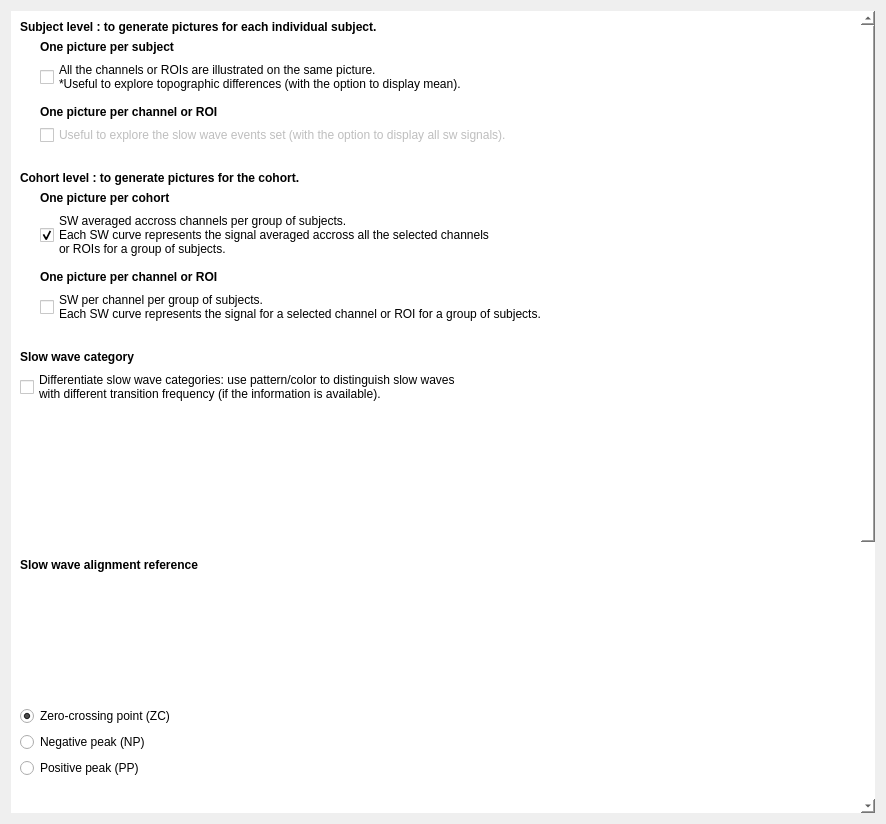
<?xml version="1.0" encoding="UTF-8"?>
<ui version="4.0">
 <class>OutputFiles</class>
 <widget class="QWidget" name="OutputFiles">
  <property name="geometry">
   <rect>
    <x>0</x>
    <y>0</y>
    <width>886</width>
    <height>824</height>
   </rect>
  </property>
  <property name="windowTitle">
   <string/>
  </property>
  <property name="styleSheet">
   <string notr="true">font: 12pt &quot;Roboto&quot;;</string>
  </property>
  <layout class="QVBoxLayout" name="verticalLayout_5">
   <item>
    <widget class="QScrollArea" name="scrollArea">
     <property name="sizePolicy">
      <sizepolicy hsizetype="Expanding" vsizetype="Expanding">
       <horstretch>0</horstretch>
       <verstretch>0</verstretch>
      </sizepolicy>
     </property>
     <property name="minimumSize">
      <size>
       <width>0</width>
       <height>0</height>
      </size>
     </property>
     <property name="maximumSize">
      <size>
       <width>16777215</width>
       <height>16777215</height>
      </size>
     </property>
     <property name="styleSheet">
      <string notr="true">background-color: rgb(255, 255, 255);</string>
     </property>
     <property name="frameShape">
      <enum>QFrame::Shape::NoFrame</enum>
     </property>
     <property name="frameShadow">
      <enum>QFrame::Shadow::Plain</enum>
     </property>
     <property name="lineWidth">
      <number>0</number>
     </property>
     <property name="verticalScrollBarPolicy">
      <enum>Qt::ScrollBarPolicy::ScrollBarAlwaysOn</enum>
     </property>
     <property name="horizontalScrollBarPolicy">
      <enum>Qt::ScrollBarPolicy::ScrollBarAlwaysOff</enum>
     </property>
     <property name="widgetResizable">
      <bool>true</bool>
     </property>
     <property name="alignment">
      <set>Qt::AlignmentFlag::AlignLeading|Qt::AlignmentFlag::AlignLeft|Qt::AlignmentFlag::AlignTop</set>
     </property>
     <widget class="QWidget" name="scrollAreaWidgetContents">
      <property name="geometry">
       <rect>
        <x>0</x>
        <y>0</y>
        <width>862</width>
        <height>1200</height>
       </rect>
      </property>
      <property name="sizePolicy">
       <sizepolicy hsizetype="Preferred" vsizetype="Maximum">
        <horstretch>0</horstretch>
        <verstretch>1</verstretch>
       </sizepolicy>
      </property>
      <property name="minimumSize">
       <size>
        <width>862</width>
        <height>1200</height>
       </size>
      </property>
      <property name="maximumSize">
       <size>
        <width>900</width>
        <height>1200</height>
       </size>
      </property>
      <property name="layoutDirection">
       <enum>Qt::LayoutDirection::LeftToRight</enum>
      </property>
      <layout class="QVBoxLayout" name="verticalLayout_8">
       <item>
        <layout class="QVBoxLayout" name="verticalLayout_10">
         <item>
          <widget class="QLabel" name="label_3">
           <property name="text">
            <string>&lt;html&gt;&lt;head/&gt;&lt;body&gt;&lt;p&gt;&lt;span style=&quot; font-weight:600;&quot;&gt;Subject level : to generate pictures for each individual subject.&lt;/span&gt;&lt;/p&gt;&lt;/body&gt;&lt;/html&gt;</string>
           </property>
          </widget>
         </item>
         <item>
          <layout class="QHBoxLayout" name="horizontalLayout">
           <item>
            <spacer name="horizontalSpacer_2">
             <property name="orientation">
              <enum>Qt::Orientation::Horizontal</enum>
             </property>
             <property name="sizeType">
              <enum>QSizePolicy::Policy::Fixed</enum>
             </property>
             <property name="sizeHint" stdset="0">
              <size>
               <width>20</width>
               <height>20</height>
              </size>
             </property>
            </spacer>
           </item>
           <item>
            <layout class="QVBoxLayout" name="verticalLayout">
             <item>
              <widget class="QLabel" name="label_9">
               <property name="text">
                <string>&lt;html&gt;&lt;head/&gt;&lt;body&gt;&lt;p&gt;&lt;span style=&quot; font-weight:600;&quot;&gt;One picture per subject&lt;/span&gt;&lt;/p&gt;&lt;/body&gt;&lt;/html&gt;</string>
               </property>
              </widget>
             </item>
             <item>
              <widget class="QCheckBox" name="checkBox_subject_avg">
               <property name="toolTip">
                <string>Check the display option 'MEAN' in order to check this option.</string>
               </property>
               <property name="text">
                <string>All the channels or ROIs are illustrated on the same picture.
*Useful to explore topographic differences (with the option to display mean).</string>
               </property>
              </widget>
             </item>
             <item>
              <spacer name="verticalSpacer_6">
               <property name="orientation">
                <enum>Qt::Orientation::Vertical</enum>
               </property>
               <property name="sizeType">
                <enum>QSizePolicy::Policy::Fixed</enum>
               </property>
               <property name="sizeHint" stdset="0">
                <size>
                 <width>20</width>
                 <height>5</height>
                </size>
               </property>
              </spacer>
             </item>
             <item>
              <widget class="QLabel" name="label_10">
               <property name="text">
                <string>&lt;html&gt;&lt;head/&gt;&lt;body&gt;&lt;p&gt;&lt;span style=&quot; font-weight:600;&quot;&gt;One picture per channel or ROI&lt;/span&gt;&lt;/p&gt;&lt;/body&gt;&lt;/html&gt;</string>
               </property>
              </widget>
             </item>
             <item>
              <widget class="QCheckBox" name="checkBox_subject_sel">
               <property name="enabled">
                <bool>false</bool>
               </property>
               <property name="toolTip">
                <string>Check the display option 'Display all the SW' in order to check this option.</string>
               </property>
               <property name="text">
                <string>Useful to explore the slow wave events set (with the option to display all sw signals).</string>
               </property>
              </widget>
             </item>
            </layout>
           </item>
          </layout>
         </item>
        </layout>
       </item>
       <item>
        <spacer name="verticalSpacer_3">
         <property name="orientation">
          <enum>Qt::Orientation::Vertical</enum>
         </property>
         <property name="sizeType">
          <enum>QSizePolicy::Policy::Fixed</enum>
         </property>
         <property name="sizeHint" stdset="0">
          <size>
           <width>20</width>
           <height>20</height>
          </size>
         </property>
        </spacer>
       </item>
       <item>
        <layout class="QVBoxLayout" name="verticalLayout_11">
         <property name="sizeConstraint">
          <enum>QLayout::SizeConstraint::SetNoConstraint</enum>
         </property>
         <item>
          <widget class="QLabel" name="label_2">
           <property name="text">
            <string>&lt;html&gt;&lt;head/&gt;&lt;body&gt;&lt;p&gt;&lt;span style=&quot; font-weight:600;&quot;&gt;Cohort level : to generate pictures for the cohort.&lt;/span&gt;&lt;/p&gt;&lt;/body&gt;&lt;/html&gt;</string>
           </property>
          </widget>
         </item>
         <item>
          <layout class="QHBoxLayout" name="horizontalLayout_2">
           <item>
            <spacer name="horizontalSpacer">
             <property name="orientation">
              <enum>Qt::Orientation::Horizontal</enum>
             </property>
             <property name="sizeType">
              <enum>QSizePolicy::Policy::Fixed</enum>
             </property>
             <property name="sizeHint" stdset="0">
              <size>
               <width>20</width>
               <height>20</height>
              </size>
             </property>
            </spacer>
           </item>
           <item>
            <layout class="QVBoxLayout" name="verticalLayout_2">
             <item>
              <widget class="QLabel" name="label_11">
               <property name="text">
                <string>&lt;html&gt;&lt;head/&gt;&lt;body&gt;&lt;p&gt;&lt;span style=&quot; font-weight:600;&quot;&gt;One picture per cohort&lt;/span&gt;&lt;/p&gt;&lt;/body&gt;&lt;/html&gt;</string>
               </property>
              </widget>
             </item>
             <item>
              <widget class="QCheckBox" name="checkBox_cohort_avg">
               <property name="text">
                <string>SW averaged accross channels per group of subjects.
Each SW curve represents the signal averaged accross all the selected channels
or ROIs for a group of subjects.</string>
               </property>
               <property name="checked">
                <bool>true</bool>
               </property>
              </widget>
             </item>
             <item>
              <spacer name="verticalSpacer_7">
               <property name="orientation">
                <enum>Qt::Orientation::Vertical</enum>
               </property>
               <property name="sizeType">
                <enum>QSizePolicy::Policy::Fixed</enum>
               </property>
               <property name="sizeHint" stdset="0">
                <size>
                 <width>20</width>
                 <height>5</height>
                </size>
               </property>
              </spacer>
             </item>
             <item>
              <widget class="QLabel" name="label_12">
               <property name="text">
                <string>&lt;html&gt;&lt;head/&gt;&lt;body&gt;&lt;p&gt;&lt;span style=&quot; font-weight:600;&quot;&gt;One picture per channel or ROI&lt;/span&gt;&lt;/p&gt;&lt;/body&gt;&lt;/html&gt;</string>
               </property>
              </widget>
             </item>
             <item>
              <widget class="QCheckBox" name="checkBox_cohort_sel">
               <property name="text">
                <string>SW per channel per group of subjects.
Each SW curve represents the signal for a selected channel or ROI for a group of subjects.</string>
               </property>
              </widget>
             </item>
            </layout>
           </item>
          </layout>
         </item>
        </layout>
       </item>
       <item>
        <spacer name="verticalSpacer_4">
         <property name="orientation">
          <enum>Qt::Orientation::Vertical</enum>
         </property>
         <property name="sizeType">
          <enum>QSizePolicy::Policy::Fixed</enum>
         </property>
         <property name="sizeHint" stdset="0">
          <size>
           <width>20</width>
           <height>20</height>
          </size>
         </property>
        </spacer>
       </item>
       <item>
        <layout class="QVBoxLayout" name="verticalLayout_7">
         <item>
          <widget class="QLabel" name="label_8">
           <property name="text">
            <string>&lt;html&gt;&lt;head/&gt;&lt;body&gt;&lt;p&gt;&lt;span style=&quot; font-weight:600;&quot;&gt;Slow wave category&lt;/span&gt;&lt;/p&gt;&lt;/body&gt;&lt;/html&gt;</string>
           </property>
          </widget>
         </item>
         <item>
          <widget class="QCheckBox" name="checkBox_category">
           <property name="text">
            <string>Differentiate slow wave categories: use pattern/color to distinguish slow waves
with different transition frequency (if the information is available).</string>
           </property>
          </widget>
         </item>
        </layout>
       </item>
       <item>
        <spacer name="verticalSpacer_8">
         <property name="orientation">
          <enum>Qt::Orientation::Vertical</enum>
         </property>
         <property name="sizeType">
          <enum>QSizePolicy::Policy::Fixed</enum>
         </property>
         <property name="sizeHint" stdset="0">
          <size>
           <width>20</width>
           <height>20</height>
          </size>
         </property>
        </spacer>
       </item>
       <item>
        <layout class="QHBoxLayout" name="horizontalLayout_6">
         <item>
          <layout class="QVBoxLayout" name="verticalLayout_6">
           <item>
            <widget class="QLabel" name="label_6">
             <property name="text">
              <string>&lt;html&gt;&lt;head/&gt;&lt;body&gt;&lt;p&gt;&lt;span style=&quot; font-weight:600;&quot;&gt;Slow wave alignment reference&lt;/span&gt;&lt;/p&gt;&lt;/body&gt;&lt;/html&gt;</string>
             </property>
            </widget>
           </item>
           <item>
            <layout class="QVBoxLayout" name="verticalLayout_4">
             <property name="sizeConstraint">
              <enum>QLayout::SizeConstraint::SetMinimumSize</enum>
             </property>
             <item>
              <widget class="QRadioButton" name="radioButton_zc">
               <property name="text">
                <string>Zero-crossing point (ZC)</string>
               </property>
               <property name="checked">
                <bool>true</bool>
               </property>
               <attribute name="buttonGroup">
                <string notr="true">buttonGroup_align</string>
               </attribute>
              </widget>
             </item>
             <item>
              <widget class="QRadioButton" name="radioButton_np">
               <property name="text">
                <string>Negative peak (NP)</string>
               </property>
               <attribute name="buttonGroup">
                <string notr="true">buttonGroup_align</string>
               </attribute>
              </widget>
             </item>
             <item>
              <widget class="QRadioButton" name="radioButton_pp">
               <property name="text">
                <string>Positive peak (PP)</string>
               </property>
               <attribute name="buttonGroup">
                <string notr="true">buttonGroup_align</string>
               </attribute>
              </widget>
             </item>
             <item>
              <spacer name="verticalSpacer">
               <property name="orientation">
                <enum>Qt::Orientation::Vertical</enum>
               </property>
               <property name="sizeType">
                <enum>QSizePolicy::Policy::Fixed</enum>
               </property>
               <property name="sizeHint" stdset="0">
                <size>
                 <width>20</width>
                 <height>150</height>
                </size>
               </property>
              </spacer>
             </item>
            </layout>
           </item>
          </layout>
         </item>
         <item>
          <layout class="QHBoxLayout" name="horizontalLayout_4">
           <item>
            <spacer name="horizontalSpacer_5">
             <property name="orientation">
              <enum>Qt::Orientation::Horizontal</enum>
             </property>
             <property name="sizeType">
              <enum>QSizePolicy::Policy::Fixed</enum>
             </property>
             <property name="sizeHint" stdset="0">
              <size>
               <width>130</width>
               <height>20</height>
              </size>
             </property>
            </spacer>
           </item>
           <item>
            <widget class="QLabel" name="label_7">
             <property name="sizePolicy">
              <sizepolicy hsizetype="Expanding" vsizetype="Expanding">
               <horstretch>0</horstretch>
               <verstretch>0</verstretch>
              </sizepolicy>
             </property>
             <property name="minimumSize">
              <size>
               <width>0</width>
               <height>250</height>
              </size>
             </property>
             <property name="contextMenuPolicy">
              <enum>Qt::ContextMenuPolicy::NoContextMenu</enum>
             </property>
             <property name="layoutDirection">
              <enum>Qt::LayoutDirection::LeftToRight</enum>
             </property>
             <property name="autoFillBackground">
              <bool>false</bool>
             </property>
             <property name="lineWidth">
              <number>0</number>
             </property>
             <property name="text">
              <string/>
             </property>
             <property name="pixmap">
              <pixmap resource="sw_signal_curve.qrc">:/sw_signal_curve/SW_signal_curve.png</pixmap>
             </property>
             <property name="scaledContents">
              <bool>false</bool>
             </property>
             <property name="alignment">
              <set>Qt::AlignmentFlag::AlignCenter</set>
             </property>
             <property name="wordWrap">
              <bool>false</bool>
             </property>
             <property name="margin">
              <number>0</number>
             </property>
             <property name="indent">
              <number>0</number>
             </property>
            </widget>
           </item>
           <item>
            <spacer name="horizontalSpacer_4">
             <property name="orientation">
              <enum>Qt::Orientation::Horizontal</enum>
             </property>
             <property name="sizeType">
              <enum>QSizePolicy::Policy::Expanding</enum>
             </property>
             <property name="sizeHint" stdset="0">
              <size>
               <width>40</width>
               <height>20</height>
              </size>
             </property>
            </spacer>
           </item>
          </layout>
         </item>
        </layout>
       </item>
       <item>
        <spacer name="verticalSpacer_9">
         <property name="orientation">
          <enum>Qt::Orientation::Vertical</enum>
         </property>
         <property name="sizeType">
          <enum>QSizePolicy::Policy::Fixed</enum>
         </property>
         <property name="sizeHint" stdset="0">
          <size>
           <width>20</width>
           <height>20</height>
          </size>
         </property>
        </spacer>
       </item>
       <item>
        <layout class="QVBoxLayout" name="verticalLayout_3">
         <item>
          <widget class="QLabel" name="label">
           <property name="text">
            <string>&lt;html&gt;&lt;head/&gt;&lt;body&gt;&lt;p&gt;&lt;span style=&quot; font-weight:600;&quot;&gt;Display Options&lt;/span&gt;&lt;/p&gt;&lt;/body&gt;&lt;/html&gt;</string>
           </property>
          </widget>
         </item>
         <item>
          <widget class="QRadioButton" name="radioButton_all">
           <property name="text">
            <string>Display all the SW signal curves on the picture.</string>
           </property>
           <attribute name="buttonGroup">
            <string notr="true">buttonGroup_mean</string>
           </attribute>
          </widget>
         </item>
         <item>
          <widget class="QRadioButton" name="radioButton_mean">
           <property name="text">
            <string>MEAN : Display only the mean SW curve</string>
           </property>
           <attribute name="buttonGroup">
            <string notr="true">buttonGroup_mean</string>
           </attribute>
          </widget>
         </item>
         <item>
          <widget class="QRadioButton" name="radioButton_meanstd">
           <property name="sizePolicy">
            <sizepolicy hsizetype="Minimum" vsizetype="Fixed">
             <horstretch>0</horstretch>
             <verstretch>0</verstretch>
            </sizepolicy>
           </property>
           <property name="minimumSize">
            <size>
             <width>0</width>
             <height>0</height>
            </size>
           </property>
           <property name="text">
            <string>MEAN + STD : Display the mean SW curve in bold line
and the SW curve standard deviation in gray shaded area.</string>
           </property>
           <property name="checked">
            <bool>true</bool>
           </property>
           <attribute name="buttonGroup">
            <string notr="true">buttonGroup_mean</string>
           </attribute>
          </widget>
         </item>
         <item>
          <widget class="QCheckBox" name="checkBox_inverse">
           <property name="text">
            <string>Inverse the SW signal curves to display negative up.</string>
           </property>
          </widget>
         </item>
         <item>
          <layout class="QHBoxLayout" name="horizontalLayout_5">
           <item>
            <widget class="QCheckBox" name="checkBox_force_axis">
             <property name="toolTip">
              <string>Enable this option for consistent axes across all pictures and define the axes limits. Otherwise, the axes are automatically determined based on the data.</string>
             </property>
             <property name="text">
              <string>Force axis limits</string>
             </property>
            </widget>
           </item>
           <item>
            <widget class="QLabel" name="label_13">
             <property name="text">
              <string>x-min:</string>
             </property>
             <property name="alignment">
              <set>Qt::AlignmentFlag::AlignRight|Qt::AlignmentFlag::AlignTrailing|Qt::AlignmentFlag::AlignVCenter</set>
             </property>
            </widget>
           </item>
           <item>
            <widget class="QDoubleSpinBox" name="doubleSpinBox_xmin">
             <property name="enabled">
              <bool>false</bool>
             </property>
             <property name="minimum">
              <double>-5.000000000000000</double>
             </property>
             <property name="maximum">
              <double>5.000000000000000</double>
             </property>
             <property name="singleStep">
              <double>0.500000000000000</double>
             </property>
            </widget>
           </item>
           <item>
            <widget class="QLabel" name="label_14">
             <property name="text">
              <string>x-max:</string>
             </property>
             <property name="alignment">
              <set>Qt::AlignmentFlag::AlignRight|Qt::AlignmentFlag::AlignTrailing|Qt::AlignmentFlag::AlignVCenter</set>
             </property>
            </widget>
           </item>
           <item>
            <widget class="QDoubleSpinBox" name="doubleSpinBox_xmax">
             <property name="enabled">
              <bool>false</bool>
             </property>
             <property name="minimum">
              <double>-5.000000000000000</double>
             </property>
             <property name="maximum">
              <double>5.000000000000000</double>
             </property>
             <property name="singleStep">
              <double>0.500000000000000</double>
             </property>
            </widget>
           </item>
           <item>
            <widget class="QLabel" name="label_15">
             <property name="text">
              <string>y-min:</string>
             </property>
             <property name="alignment">
              <set>Qt::AlignmentFlag::AlignRight|Qt::AlignmentFlag::AlignTrailing|Qt::AlignmentFlag::AlignVCenter</set>
             </property>
            </widget>
           </item>
           <item>
            <widget class="QDoubleSpinBox" name="doubleSpinBox_ymin">
             <property name="enabled">
              <bool>false</bool>
             </property>
             <property name="minimum">
              <double>-500.000000000000000</double>
             </property>
             <property name="maximum">
              <double>500.000000000000000</double>
             </property>
             <property name="singleStep">
              <double>50.000000000000000</double>
             </property>
            </widget>
           </item>
           <item>
            <widget class="QLabel" name="label_16">
             <property name="text">
              <string>y-max:</string>
             </property>
             <property name="alignment">
              <set>Qt::AlignmentFlag::AlignRight|Qt::AlignmentFlag::AlignTrailing|Qt::AlignmentFlag::AlignVCenter</set>
             </property>
            </widget>
           </item>
           <item>
            <widget class="QDoubleSpinBox" name="doubleSpinBox_ymax">
             <property name="enabled">
              <bool>false</bool>
             </property>
             <property name="minimum">
              <double>-500.000000000000000</double>
             </property>
             <property name="maximum">
              <double>500.000000000000000</double>
             </property>
             <property name="singleStep">
              <double>50.000000000000000</double>
             </property>
            </widget>
           </item>
          </layout>
         </item>
        </layout>
       </item>
       <item>
        <spacer name="verticalSpacer_5">
         <property name="orientation">
          <enum>Qt::Orientation::Vertical</enum>
         </property>
         <property name="sizeType">
          <enum>QSizePolicy::Policy::Fixed</enum>
         </property>
         <property name="sizeHint" stdset="0">
          <size>
           <width>20</width>
           <height>20</height>
          </size>
         </property>
        </spacer>
       </item>
       <item>
        <layout class="QVBoxLayout" name="verticalLayout_9">
         <item>
          <widget class="QLabel" name="label_4">
           <property name="text">
            <string>&lt;html&gt;&lt;head/&gt;&lt;body&gt;&lt;p&gt;&lt;span style=&quot; font-weight:600;&quot;&gt;Ouput folder to save pictures&lt;/span&gt;&lt;/p&gt;&lt;/body&gt;&lt;/html&gt;</string>
           </property>
          </widget>
         </item>
         <item>
          <layout class="QHBoxLayout" name="horizontalLayout_3">
           <item>
            <widget class="QLineEdit" name="lineEdit_output">
             <property name="minimumSize">
              <size>
               <width>0</width>
               <height>0</height>
              </size>
             </property>
             <property name="maximumSize">
              <size>
               <width>900</width>
               <height>16777215</height>
              </size>
             </property>
             <property name="alignment">
              <set>Qt::AlignmentFlag::AlignRight|Qt::AlignmentFlag::AlignTrailing|Qt::AlignmentFlag::AlignVCenter</set>
             </property>
             <property name="placeholderText">
              <string>Select the folder where the pictures will be saved.</string>
             </property>
            </widget>
           </item>
           <item>
            <widget class="QPushButton" name="pushButton_choose">
             <property name="minimumSize">
              <size>
               <width>80</width>
               <height>0</height>
              </size>
             </property>
             <property name="maximumSize">
              <size>
               <width>50</width>
               <height>16777215</height>
              </size>
             </property>
             <property name="text">
              <string>Choose</string>
             </property>
            </widget>
           </item>
           <item>
            <spacer name="horizontalSpacer_3">
             <property name="orientation">
              <enum>Qt::Orientation::Horizontal</enum>
             </property>
             <property name="sizeType">
              <enum>QSizePolicy::Policy::Expanding</enum>
             </property>
             <property name="sizeHint" stdset="0">
              <size>
               <width>40</width>
               <height>20</height>
              </size>
             </property>
            </spacer>
           </item>
          </layout>
         </item>
         <item>
          <widget class="QLabel" name="label_5">
           <property name="text">
            <string>Pictures are identified with the basename of the PSG recording and\or channel label.</string>
           </property>
          </widget>
         </item>
        </layout>
       </item>
      </layout>
     </widget>
    </widget>
   </item>
  </layout>
 </widget>
 <resources>
  <include location="../../../../../snooz-toolbox/src/main/python/ui/themes/themes.qrc"/>
  <include location="sw_signal_curve.qrc"/>
 </resources>
 <connections>
  <connection>
   <sender>pushButton_choose</sender>
   <signal>clicked()</signal>
   <receiver>OutputFiles</receiver>
   <slot>choose_slot()</slot>
   <hints>
    <hint type="sourcelabel">
     <x>677</x>
     <y>421</y>
    </hint>
    <hint type="destinationlabel">
     <x>624</x>
     <y>308</y>
    </hint>
   </hints>
  </connection>
  <connection>
   <sender>checkBox_cohort_avg</sender>
   <signal>clicked()</signal>
   <receiver>OutputFiles</receiver>
   <slot>out_options_slot()</slot>
   <hints>
    <hint type="sourcelabel">
     <x>459</x>
     <y>228</y>
    </hint>
    <hint type="destinationlabel">
     <x>446</x>
     <y>312</y>
    </hint>
   </hints>
  </connection>
  <connection>
   <sender>checkBox_cohort_sel</sender>
   <signal>clicked()</signal>
   <receiver>OutputFiles</receiver>
   <slot>out_options_slot()</slot>
   <hints>
    <hint type="sourcelabel">
     <x>459</x>
     <y>286</y>
    </hint>
    <hint type="destinationlabel">
     <x>446</x>
     <y>312</y>
    </hint>
   </hints>
  </connection>
  <connection>
   <sender>checkBox_subject_avg</sender>
   <signal>clicked()</signal>
   <receiver>OutputFiles</receiver>
   <slot>out_options_slot()</slot>
   <hints>
    <hint type="sourcelabel">
     <x>459</x>
     <y>58</y>
    </hint>
    <hint type="destinationlabel">
     <x>446</x>
     <y>312</y>
    </hint>
   </hints>
  </connection>
  <connection>
   <sender>checkBox_subject_sel</sender>
   <signal>clicked()</signal>
   <receiver>OutputFiles</receiver>
   <slot>out_options_slot()</slot>
   <hints>
    <hint type="sourcelabel">
     <x>459</x>
     <y>124</y>
    </hint>
    <hint type="destinationlabel">
     <x>446</x>
     <y>312</y>
    </hint>
   </hints>
  </connection>
  <connection>
   <sender>buttonGroup_align</sender>
   <signal>buttonClicked(QAbstractButton*)</signal>
   <receiver>OutputFiles</receiver>
   <slot>out_options_slot()</slot>
   <hints>
    <hint type="sourcelabel">
     <x>-1</x>
     <y>-1</y>
    </hint>
    <hint type="destinationlabel">
     <x>469</x>
     <y>496</y>
    </hint>
   </hints>
  </connection>
  <connection>
   <sender>buttonGroup_mean</sender>
   <signal>buttonClicked(QAbstractButton*)</signal>
   <receiver>OutputFiles</receiver>
   <slot>out_options_slot()</slot>
   <hints>
    <hint type="sourcelabel">
     <x>-1</x>
     <y>-1</y>
    </hint>
    <hint type="destinationlabel">
     <x>445</x>
     <y>496</y>
    </hint>
   </hints>
  </connection>
  <connection>
   <sender>checkBox_force_axis</sender>
   <signal>clicked()</signal>
   <receiver>OutputFiles</receiver>
   <slot>out_options_slot()</slot>
   <hints>
    <hint type="sourcelabel">
     <x>77</x>
     <y>902</y>
    </hint>
    <hint type="destinationlabel">
     <x>447</x>
     <y>561</y>
    </hint>
   </hints>
  </connection>
 </connections>
 <slots>
  <slot>choose_slot()</slot>
  <slot>out_options_slot()</slot>
 </slots>
 <buttongroups>
  <buttongroup name="buttonGroup_align"/>
  <buttongroup name="buttonGroup_mean"/>
 </buttongroups>
</ui>
